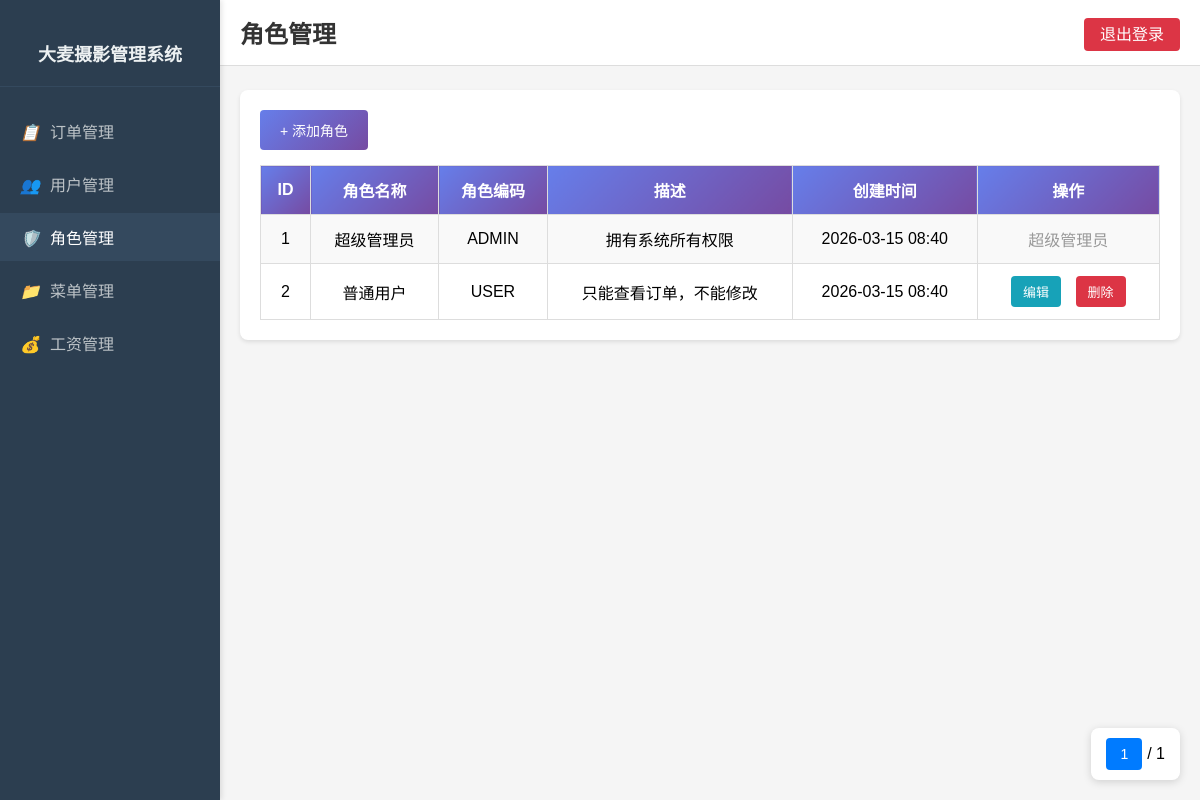
/role_management (signed in), run on the app's committed database.
### database.py (models this page shows)
class Role(db.Model):
    __tablename__ = 'role'
    id = db.Column(db.Integer, primary_key=True)
    role_name = db.Column(db.String(50), unique=True, nullable=False)  # 角色名称
    role_code = db.Column(db.String(50), unique=True, nullable=False)  # 角色编码
    description = db.Column(db.String(200))  # 角色描述
    created_time = db.Column(db.DateTime, default=datetime.utcnow().replace(microsecond=0))
    menus = db.relationship('Menu', secondary='role_menu', backref=db.backref('roles', lazy='dynamic'))

### app.py (the view)
@app.route('/role_management')
def role_management():
    if 'userid' not in session:
        return redirect(url_for('login'))
    if not check_permission('ROLE_MANAGEMENT'):
        flash('没有权限访问此页面！', 'error')
        return redirect(url_for('index'))
    page = request.args.get('page', 1, type=int)
    per_page = 10
    roles = Role.query.order_by(desc(Role.created_time)).paginate(page=page, per_page=per_page)
    return render_template('role_management.html', roles=roles)

### app.py (called while the page is built)
def check_permission(menu_code):
    if 'userid' not in session:
        return False
    user = db.session.get(User, session['userid'])
    if not user:
        return False
    if any(r.role_code == 'ADMIN' for r in user.roles):
        return True
    for role in user.roles:
        for menu in role.menus:
            if menu.menu_code == menu_code:
                return True
    return False

### templates/role_management.html (shortened to what this page needs)
<!DOCTYPE html>
<html lang="zh-CN">
<head>
</head>
<body>
    <div class="sidebar">
        <div class="sidebar-header">
            <h2>大麦摄影管理系统</h2>
        </div>
        <ul class="sidebar-menu" id="sidebarMenu">
        </ul>
    </div>
    <div class="main-content">
        <div class="top-bar">
            <h1>角色管理</h1>
            <div class="logout-button">
                <a href="{{ url_for('logout') }}">退出登录</a>
            </div>
        </div>
        <div class="content-card">
            <button onclick="openAddModal()" class="add-btn">+ 添加角色</button>
            <div class="table-wrapper">
                <table>
                    <tr>
                        <th>ID</th>
                        <th>角色名称</th>
                        <th>角色编码</th>
                        <th>描述</th>
                        <th>创建时间</th>
                        <th>操作</th>
                    </tr>
                    {% for role in roles %}
                    <tr>
                        <td>{{ role.id }}</td>
                        <td>{{ role.role_name }}</td>
                        <td>{{ role.role_code }}</td>
                        <td>{{ role.description or '-' }}</td>
                        <td>{{ role.created_time.strftime('%Y-%m-%d %H:%M') if role.created_time else '-' }}</td>
                        <td>
                            {% if role.role_code != 'ADMIN' %}
                            <button onclick="openEditModal({{ role.id }})" class="action-btn edit-btn">编辑</button>
                            <button onclick="deleteRole({{ role.id }})" class="action-btn delete-btn">删除</button>
                            {% else %}
                            <span style="color: #999;">超级管理员</span>
                            {% endif %}
                        </td>
                    </tr>
                    {% endfor %}
                </table>
            </div>
            <div class="pagination-fixed">
                <div class="pagination">
                    <span class="current-page">{{ roles.page }}</span>
                    / {{ roles.pages }}
                </div>
            </div>
        </div>
    </div>
</body>
</html>

### templates/role_management.html (style rules this page uses)
* { margin: 0; padding: 0; box-sizing: border-box; }
body { font-family: Arial, sans-serif; background-color: #f5f5f5; min-height: 100vh; }
.sidebar { width: 220px; background-color: #2c3e50; color: white; padding: 20px 0; position: fixed; left: 0; top: 0; height: 100vh; overflow-y: auto; box-shadow: 2px 0 5px rgba(0, 0, 0, 0.1); z-index: 100; }
.sidebar-header { text-align: center; padding: 20px; border-bottom: 1px solid #34495e; margin-bottom: 20px; }
.sidebar-header h2 { font-size: 18px; color: #ecf0f1; }
.sidebar-menu { list-style: none; }
.main-content { margin-left: 220px; padding: 20px; min-height: 100vh; }
.top-bar { display: flex; justify-content: space-between; align-items: center; position: fixed; left: 220px; right: 0; top: 0; padding: 15px 20px; background-color: white; border-bottom: 1px solid #ddd; z-index: 99; }
.top-bar h1 { font-size: 24px; color: #333; margin: 0; }
.logout-button a { background-color: #dc3545; color: white; padding: 8px 16px; border-radius: 4px; text-decoration: none; transition: background-color 0.3s ease; }
.content-card { margin-top: 70px; background-color: white; border-radius: 8px; padding: 20px; box-shadow: 0 2px 4px rgba(0, 0, 0, 0.1); }
.add-btn { display: inline-block; background: linear-gradient(135deg, #667eea 0%, #764ba2 100%); color: white; padding: 10px 20px; border-radius: 4px; text-decoration: none; margin-bottom: 15px; transition: all 0.3s ease; cursor: pointer; border: none; font-size: 14px; }
.table-wrapper { position: relative; width: 100%; overflow-x: auto; }
table { border-collapse: collapse; width: 100%; background-color: white; }
th, td { border: 1px solid #ddd; padding: 12px; text-align: center; }
th { background: linear-gradient(135deg, #667eea 0%, #764ba2 100%); color: white; font-weight: 600; }
tr:nth-child(even) { background-color: #f9f9f9; }
.action-btn { margin: 0 5px; padding: 6px 12px; border-radius: 4px; text-decoration: none; cursor: pointer; border: none; font-size: 13px; }
.edit-btn { background-color: #17a2b8; color: white; }
.delete-btn { background-color: #dc3545; color: white; }
.pagination-fixed { position: fixed; bottom: 20px; right: 20px; background-color: white; padding: 10px 15px; border-radius: 8px; box-shadow: 0 2px 8px rgba(0, 0, 0, 0.15); z-index: 98; }
.pagination { display: inline-flex; align-items: center; gap: 5px; }
.pagination .current-page { padding: 8px 14px; background-color: #007bff; color: white; border-radius: 4px; font-size: 14px; }

### data on the page
Role: id "1", role_name "超级管理员", role_code "ADMIN", description "拥有系统所有权限", created_time "2026-03-15 08:40"
Role: id "2", role_name "普通用户", role_code "USER", description "只能查看订单，不能修改", created_time "2026-03-15 08:40"

### other printed values
{{ roles.page }} "1"
{{ roles.pages }} "1"
